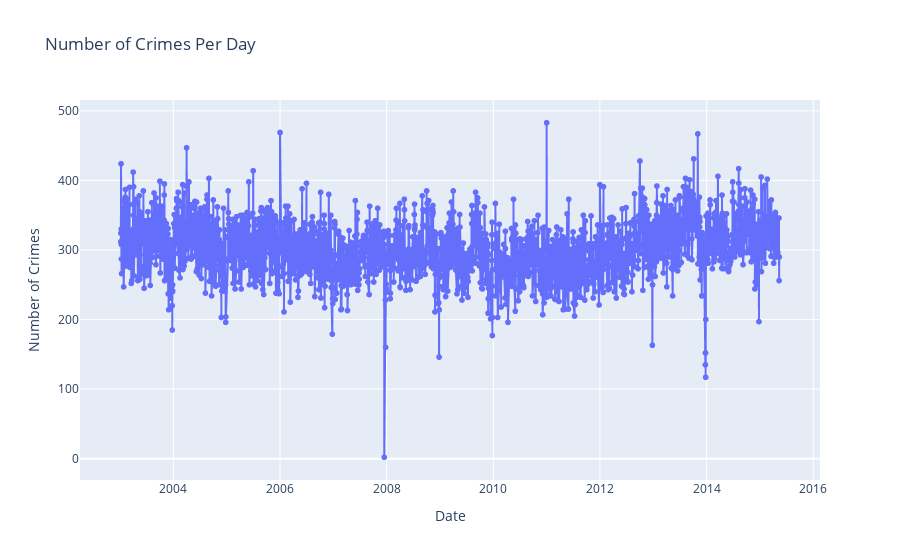

Notebook code cell kept with this figure:
### Markdown cell above
### Number of crimes per day

### Code cell
#Count number of crimes per day
crime_counts = df.groupby(['date']).size().reset_index(name='crime_count_day')

# Create interactive bar chart
fig_3 = px.line(crime_counts, x='date', y='crime_count_day',   
             title='Number of Crimes Per Day', 
             labels={'date': 'Date', 'crime_count_day': 'Number of Crimes'},
             markers=True )

# Show plot
fig_3.show()

### Figure 1 — Plotly figure (JSON) as saved in the notebook; plotly's stock layout.template omitted (floating-point values rounded to 4 significant figures; data arrays with more than 128 entries replaced by an {"elided": "..."} marker saying what was removed)
{"data": [{"hovertemplate": "Date=%{x}<br>Number of Crimes=%{y}<extra></extra>", "legendgroup": "", "line": {"color": "#636efa", "dash": "solid"}, "marker": {"symbol": "circle"}, "mode": "lines+markers", "name": "", "showlegend": false, "type": "scattergl", "x": {"elided": "2249 str values"}, "xaxis": "x", "y": {"elided": "2249 int values"}, "yaxis": "y"}], "layout": {"legend": {"tracegroupgap": 0}, "title": {"text": "Number of Crimes Per Day"}, "xaxis": {"anchor": "y", "domain": [0, 1], "title": {"text": "Date"}}, "yaxis": {"anchor": "x", "domain": [0, 1], "title": {"text": "Number of Crimes"}}}}
